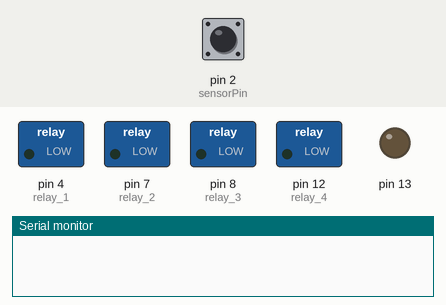
A sketch run on a simulated Arduino Uno, built with avr-gcc and run on an emulated ATmega328P. Shown: switched loads named in the sketch (green lamp = pin HIGH), output pins drawn as LEDs (lit = HIGH), the last lines printed to the serial monitor. Dashed ring = blinking. The test bench sets the inputs (shaded band); at power-on: pin 2 (sensorPin) HIGH.

Above: at 0.1 s.
At 1.2 s:
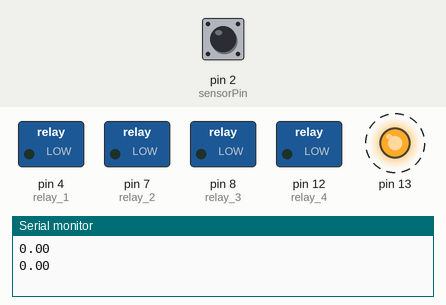
1.3 s: pin 2 (sensorPin) pulsed LOW 2 times (0.12 s each, 0.3 s apart)
At 2.4 s:
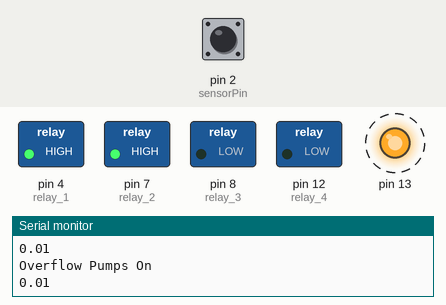
Timing chart, 0 to 10.3 s (numbered marks = the images above; inputs shaded):
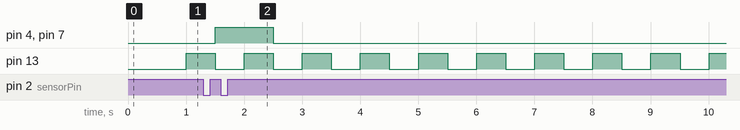

Measured:
- after the input at 1.3 s, pin 4 (relay_1), pin 7 (relay_2): LOW → HIGH after 0.20 s, → LOW 1.0 s later
- by itself, pin 13: alternates HIGH for 0.50 s and LOW for 0.50 s

The sketch:

overflowpump.ino
```cpp
int sensorPin = 2;
int relay_1 = 4;
int relay_2 = 7;
int relay_3 = 8;
int relay_4 = 12;
volatile long pulse;
bool ledState = false;
long lastPulse;

void setup() {
  Serial.begin(9600);
  pinMode(sensorPin, INPUT_PULLUP);
  pinMode(relay_1, OUTPUT);
  pinMode(relay_2, OUTPUT);
  pinMode(relay_3, OUTPUT);
  pinMode(relay_4, OUTPUT);
  pinMode(13, OUTPUT);
  pulse = 0;
  lastPulse = 0;
  attachInterrupt(digitalPinToInterrupt (sensorPin), increase, RISING);
}

void increase() {
  pulse++;
}

void loop() {
  delay(500);

  Serial.println(pulse*0.006/0.5);

  if (pulse > 0 && lastPulse == 0) {
    digitalWrite(relay_1, HIGH);
    digitalWrite(relay_2, HIGH);
    Serial.println("Overflow Pumps On");
  } else if (lastPulse != 0 && pulse == 0) {
  digitalWrite(relay_1, LOW);
  digitalWrite(relay_2, LOW);
  Serial.println("Overflow Pumps Off");
  }
  lastPulse = pulse;
  pulse = 0;

  digitalWrite(13, ledState);
  ledState = !ledState;
}
```
